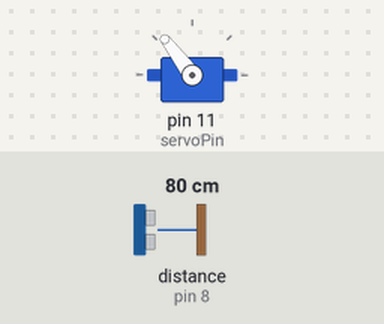
A sketch run on a simulated Arduino Uno, built with avr-gcc and run on an emulated ATmega328P. Parts: servo. The inputs (shaded band) are chosen by the test bench; at power-on: distance to the obstacle (sensor on pin 8) 80 cm. The echo pulse lasts 58.3 µs per cm.

Above: at 1.3 s.
1.4 s: distance to the obstacle (sensor on pin 8) set to 2 cm
At 1.58 s:
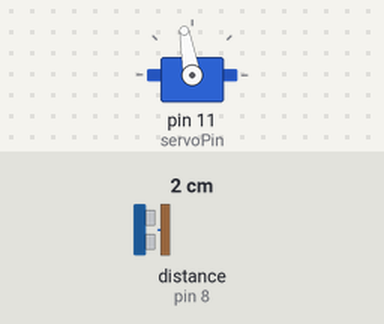
3.1 s: distance to the obstacle (sensor on pin 8) set to 35 cm
At 3.32 s:
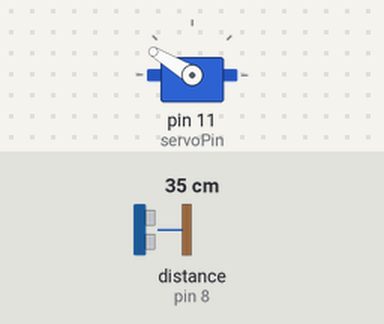
4.9 s: distance to the obstacle (sensor on pin 8) set to 29 cm
At 5.5 s:
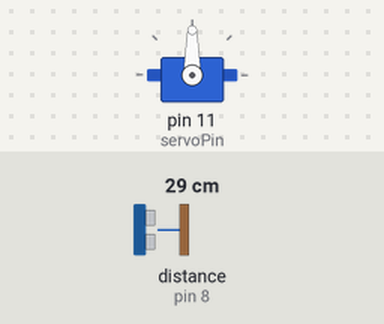
6.4 s: distance to the obstacle (sensor on pin 8) set to 4 cm
At 6.58 s:
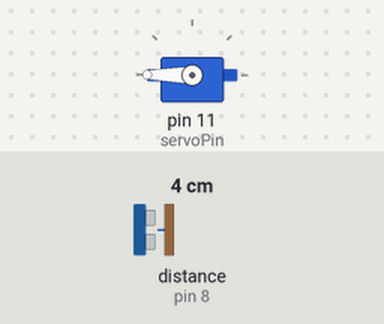
8.1 s: distance to the obstacle (sensor on pin 8) set to 60 cm
At 9.6 s:
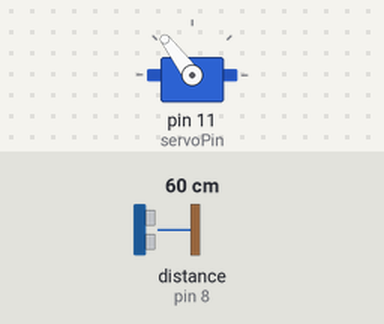
9.9 s: distance to the obstacle (sensor on pin 8) set to 18 cm
At 10.5 s:
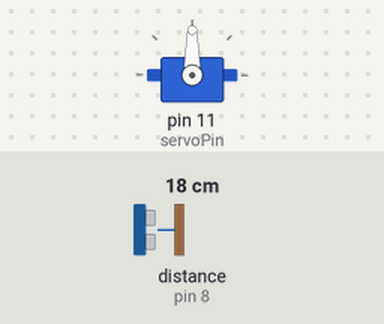
Timing chart, 0 to 12.5 s (numbered marks = the images above; inputs shaded):
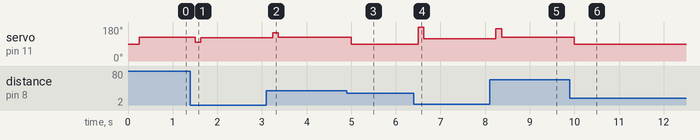

The sketch:

BallBeamArduinoCode_MODI_21-05-16.ino
```cpp
#include<Servo.h>
#include<PID_v1.h>
#include<NewPing.h>
Servo myServo;
const int servoPin = 11;
const int triggerPin = 7;
const int echoPin = 8;
const int massimaDistanza = 30;
float Kp = 2.5;                                                    //Initial Proportional Gain
float Ki = 0;                                                      //Initial Integral Gain
float Kd = 1.1;                                                    //Intitial Derivative Gain
double Setpoint, Input, Output, ServoOutput;
unsigned int uS = 0;
NewPing sonar(triggerPin, echoPin, massimaDistanza);
PID myPID(&Input, &Output, &Setpoint, Kp, Ki, Kd, DIRECT);//Initialize PID object, which is in the class PID.

void setup() {
 Serial.begin(9600);                                                 //comunicazione seriale
  myServo.attach(servoPin);                                          //pin del servomotore
  Input = readPosition();                                            //Calls function readPosition() and sets the balls
                                                                     //  position as the input to the PID algoritm
  myPID.SetMode(AUTOMATIC);                                          //Set PID object myPID to AUTOMATIC
  myPID.SetOutputLimits(30,-30);                                     //Set Output limits to -80 and 80 degrees.
}
void loop(){
  Setpoint = 15;                                                     // punto dove si tiene ferma la pallina
  Input = readPosition();
  myPID.Compute();                                                   //computes Output in range of -80 to 80 degrees
  ServoOutput=90+Output;                                            // 102 degrees is my horizontal
  myServo.write(ServoOutput);                                        //Writes value of Output to servo
}
float readPosition() {
  delay(36);                                        //Don't set too low or echos will run into eachother.
  unsigned int OLDuS = uS;
  uS = sonar.ping_median(4);                               //ping_median() function is in class NewPing. It is a digital filter that takes the
                                                                    //  the average of 4 (in this case) pings and returns that distance value. This helps
                                                                        //  to filter out the pesy noise in those $5.00 UltraSonic Sensors. You know which
                                                                        //  ones I am talking about....
  //return uS / US_ROUNDTRIP_CM;                                          //Returns distance value.
  uS = uS / US_ROUNDTRIP_CM;
  if (uS > massimaDistanza) {
    uS = OLDuS;
  }
 return uS;
}
```

Measured:
- the behaviour switches between 31 and 30 cm on distance to the obstacle (sensor on pin 8) (found by bisection; images 2 and 3)
- after the input at 1.4 s, servo on pin 11 (servoPin): 127° → 100° after 0.11 s, → 122° 0.12 s later
- after the input at 3.1 s, servo on pin 11 (servoPin): 122° → 149° after 0.14 s, → 127° 0.13 s later
- after the input at 4.9 s, servo on pin 11 (servoPin): 127° → 90° after 0.10 s
- after the input at 6.4 s, servo on pin 11 (servoPin): 90° → 180° after 0.10 s, → 117° 0.12 s later
- after the input at 8.1 s, servo on pin 11 (servoPin): 117° → 171° after 0.14 s, → 127° 0.13 s later
- after the input at 9.9 s, servo on pin 11 (servoPin): 127° → 90° after 0.10 s
